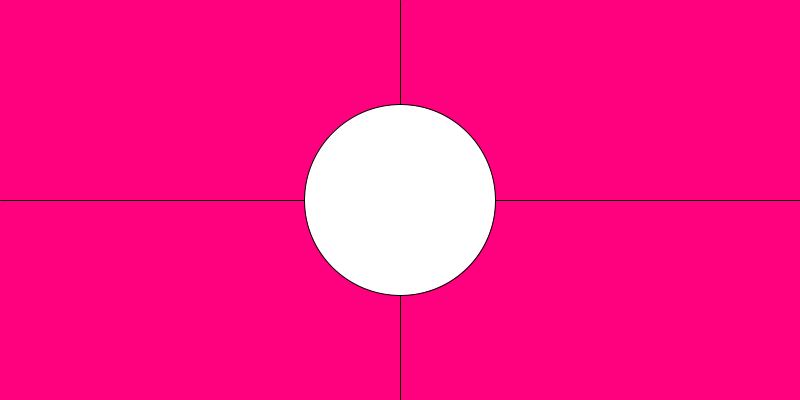
Frame 1 (no input)
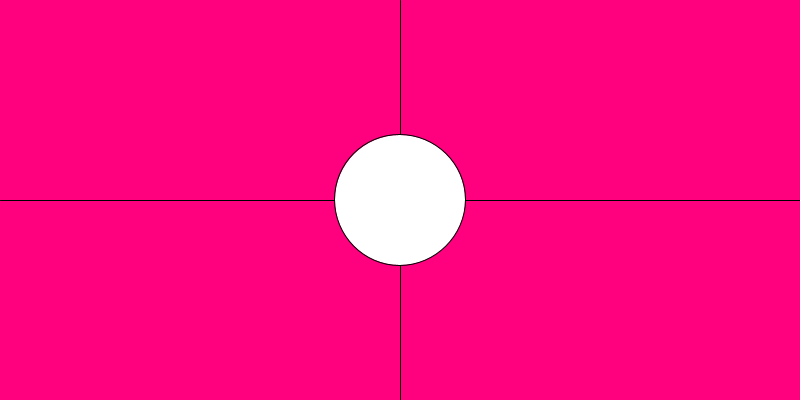
Frame 60 (the mouse pressed at the canvas centre just before this capture)
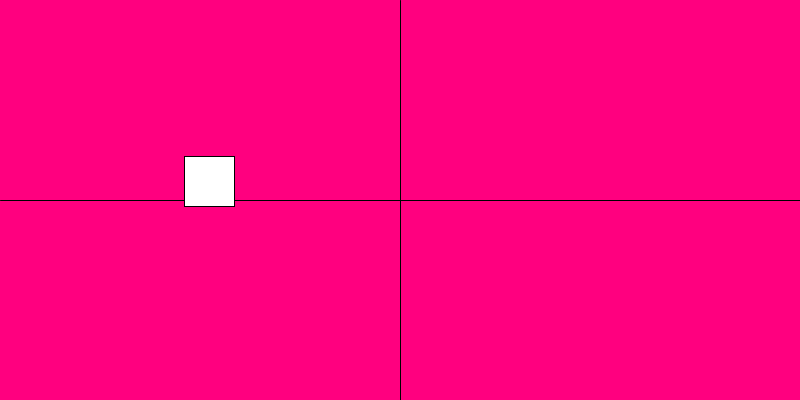
Frame 120 (the mouse held since frame 60 and released just before this capture)

The Processing sketch that drew these frames (run headless with seeded random() and noise(); from frame 60 on, the mouse is pressed at the canvas centre):

// Processing sketch: aug04a_ifelse_MouseXY
// ── aug04a_ifelse_MouseXY.pde
// modulus % = 'sade' in dividing 2 no.
// boolean - true or false

//variable
//int a;
//(datatype name)

//int x;
//float y;
//boolean b;

//x=50;


//can't declare things with the same name twice
//logical
//&& and
//|| or
//! not

// ! (not) can only apply to the boolean

void setup() {
  size(800, 400);
  noFill();
  smooth();
  frameRate(10);
}

void draw() {
  background(255, 0, 127);
  line(width/2, 0, width/2, height);
  line(0,height/2,width,height/2);
  
  fill(255);
  float posX=random(width);
  float posY=random(height);
  float v=random(10,200);
  if((mouseX<width/2)&&(mouseY<height/2)){
    ellipse(width/2,height/2,v,v);
  }
  else{
    rect(posX,posY,50,50);
  }
}

//random can always got only float
